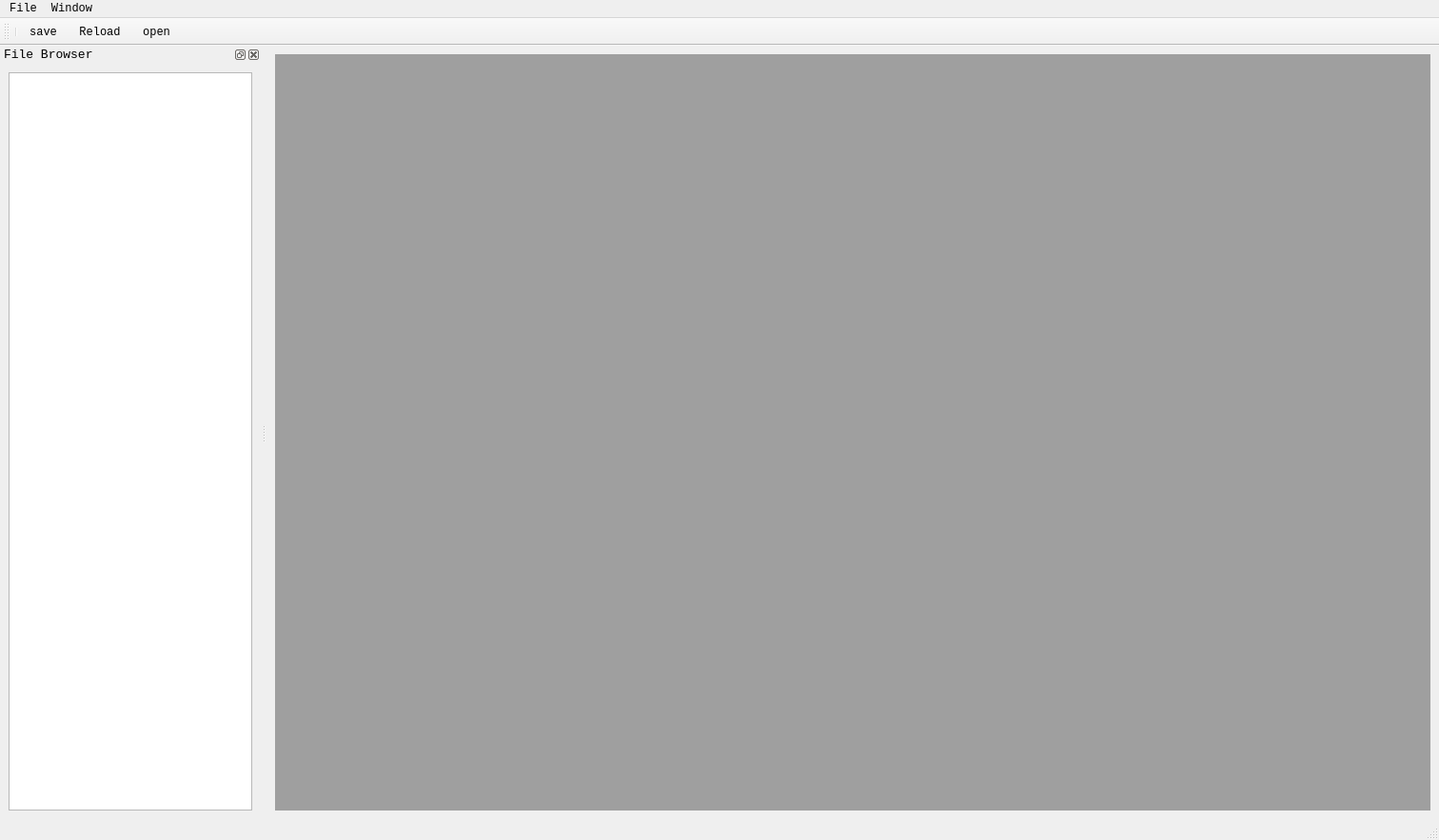
<?xml version="1.0" encoding="UTF-8"?>
<ui version="4.0">
 <class>MainWindow</class>
 <widget class="QMainWindow" name="MainWindow">
  <property name="windowModality">
   <enum>Qt::WindowModal</enum>
  </property>
  <property name="geometry">
   <rect>
    <x>0</x>
    <y>0</y>
    <width>1512</width>
    <height>883</height>
   </rect>
  </property>
  <property name="font">
   <font>
    <family>Monospace</family>
   </font>
  </property>
  <property name="windowTitle">
   <string>Simulate Manager Tool</string>
  </property>
  <property name="windowIcon">
   <iconset resource="icon.qrc">
    <normaloff>:/ico/cbs64.ico</normaloff>:/ico/cbs64.ico</iconset>
  </property>
  <property name="windowOpacity">
   <double>10.000000000000000</double>
  </property>
  <property name="tabShape">
   <enum>QTabWidget::Rounded</enum>
  </property>
  <property name="dockNestingEnabled">
   <bool>true</bool>
  </property>
  <widget class="QWidget" name="centralwidget">
   <layout class="QGridLayout" name="gridLayout_3">
    <item row="0" column="0">
     <widget class="QMdiArea" name="mdiArea">
      <property name="font">
       <font>
        <family>Monospace</family>
        <pointsize>10</pointsize>
       </font>
      </property>
      <property name="contextMenuPolicy">
       <enum>Qt::CustomContextMenu</enum>
      </property>
      <property name="layoutDirection">
       <enum>Qt::LeftToRight</enum>
      </property>
      <property name="autoFillBackground">
       <bool>true</bool>
      </property>
      <property name="frameShape">
       <enum>QFrame::NoFrame</enum>
      </property>
      <property name="frameShadow">
       <enum>QFrame::Plain</enum>
      </property>
      <property name="verticalScrollBarPolicy">
       <enum>Qt::ScrollBarAsNeeded</enum>
      </property>
      <property name="horizontalScrollBarPolicy">
       <enum>Qt::ScrollBarAsNeeded</enum>
      </property>
      <property name="activationOrder">
       <enum>QMdiArea::ActivationHistoryOrder</enum>
      </property>
      <property name="viewMode">
       <enum>QMdiArea::SubWindowView</enum>
      </property>
      <property name="documentMode">
       <bool>true</bool>
      </property>
      <property name="tabsMovable">
       <bool>true</bool>
      </property>
      <property name="tabShape">
       <enum>QTabWidget::Triangular</enum>
      </property>
      <property name="tabPosition">
       <enum>QTabWidget::North</enum>
      </property>
      <widget class="QWidget" name="subwindow">
       <property name="font">
        <font>
         <family>Monospace</family>
         <pointsize>10</pointsize>
        </font>
       </property>
       <property name="windowTitle">
        <string>Subwindow</string>
       </property>
       <property name="styleSheet">
        <string notr="true">border-color: qradialgradient(spread:pad, cx:0.5, cy:0.5, radius:0.5, fx:0.5, fy:0.5, stop:0 rgba(0, 0, 0, 0), stop:0.52 rgba(0, 0, 0, 0), stop:0.565 rgba(82, 121, 76, 33), stop:0.65 rgba(159, 235, 148, 64), stop:0.721925 rgba(255, 238, 150, 129), stop:0.77 rgba(255, 128, 128, 204), stop:0.89 rgba(191, 128, 255, 64), stop:1 rgba(0, 0, 0, 0));</string>
       </property>
       <layout class="QGridLayout" name="gridLayout_4">
        <item row="0" column="0">
         <widget class="QSplitter" name="splitter">
          <property name="font">
           <font>
            <family>Monospace</family>
            <pointsize>10</pointsize>
           </font>
          </property>
          <property name="orientation">
           <enum>Qt::Horizontal</enum>
          </property>
          <widget class="QGroupBox" name="groupBox">
           <property name="sizePolicy">
            <sizepolicy hsizetype="Preferred" vsizetype="Preferred">
             <horstretch>0</horstretch>
             <verstretch>0</verstretch>
            </sizepolicy>
           </property>
           <property name="minimumSize">
            <size>
             <width>700</width>
             <height>0</height>
            </size>
           </property>
           <property name="font">
            <font>
             <family>Monospace</family>
             <pointsize>10</pointsize>
            </font>
           </property>
           <property name="autoFillBackground">
            <bool>true</bool>
           </property>
           <property name="title">
            <string/>
           </property>
           <property name="alignment">
            <set>Qt::AlignCenter</set>
           </property>
           <property name="flat">
            <bool>true</bool>
           </property>
           <property name="checkable">
            <bool>false</bool>
           </property>
           <layout class="QVBoxLayout" name="verticalLayout_3">
            <item>
             <layout class="QHBoxLayout" name="horizontalLayout">
              <item>
               <widget class="QLabel" name="label_2">
                <property name="font">
                 <font>
                  <family>Monospace</family>
                  <pointsize>10</pointsize>
                 </font>
                </property>
                <property name="text">
                 <string>Mode_Select :</string>
                </property>
               </widget>
              </item>
              <item>
               <widget class="QComboBox" name="comboBox">
                <property name="minimumSize">
                 <size>
                  <width>300</width>
                  <height>0</height>
                 </size>
                </property>
                <property name="font">
                 <font>
                  <family>Monospace</family>
                  <pointsize>10</pointsize>
                 </font>
                </property>
               </widget>
              </item>
              <item>
               <widget class="QCheckBox" name="checkBox">
                <property name="font">
                 <font>
                  <family>Monospace</family>
                  <pointsize>10</pointsize>
                 </font>
                </property>
                <property name="text">
                 <string>Search Mode</string>
                </property>
               </widget>
              </item>
              <item>
               <widget class="QPushButton" name="pushButton">
                <property name="font">
                 <font>
                  <family>Monospace</family>
                  <pointsize>10</pointsize>
                 </font>
                </property>
                <property name="text">
                 <string>Apply</string>
                </property>
                <property name="icon">
                 <iconset>
                  <normaloff>ico/process_accept.ico</normaloff>ico/process_accept.ico</iconset>
                </property>
               </widget>
              </item>
             </layout>
            </item>
            <item>
             <widget class="QSplitter" name="splitter_3">
              <property name="orientation">
               <enum>Qt::Vertical</enum>
              </property>
              <widget class="QGroupBox" name="groupBox_6">
               <property name="font">
                <font>
                 <family>Monospace</family>
                 <pointsize>10</pointsize>
                </font>
               </property>
               <property name="title">
                <string>Design Browser</string>
               </property>
               <layout class="QGridLayout" name="gridLayout_7">
                <item row="0" column="2">
                 <widget class="QTreeWidget" name="treeWidget">
                  <property name="font">
                   <font>
                    <family>Monospace</family>
                    <pointsize>10</pointsize>
                   </font>
                  </property>
                  <property name="autoFillBackground">
                   <bool>true</bool>
                  </property>
                  <property name="frameShape">
                   <enum>QFrame::StyledPanel</enum>
                  </property>
                  <property name="frameShadow">
                   <enum>QFrame::Sunken</enum>
                  </property>
                  <property name="selectionMode">
                   <enum>QAbstractItemView::SingleSelection</enum>
                  </property>
                  <column>
                   <property name="text">
                    <string notr="true">1</string>
                   </property>
                  </column>
                 </widget>
                </item>
               </layout>
              </widget>
              <widget class="QGroupBox" name="groupBox_5">
               <property name="font">
                <font>
                 <family>Monospace</family>
                 <pointsize>10</pointsize>
                </font>
               </property>
               <property name="title">
                <string>Define Browser</string>
               </property>
               <layout class="QGridLayout" name="gridLayout_6">
                <item row="0" column="0">
                 <widget class="QTableWidget" name="tableWidget">
                  <property name="font">
                   <font>
                    <family>Monospace</family>
                    <pointsize>10</pointsize>
                   </font>
                  </property>
                 </widget>
                </item>
               </layout>
              </widget>
             </widget>
            </item>
           </layout>
          </widget>
          <widget class="QGroupBox" name="groupBox_2">
           <property name="font">
            <font>
             <family>Monospace</family>
             <pointsize>10</pointsize>
            </font>
           </property>
           <property name="contextMenuPolicy">
            <enum>Qt::ActionsContextMenu</enum>
           </property>
           <property name="acceptDrops">
            <bool>true</bool>
           </property>
           <property name="autoFillBackground">
            <bool>true</bool>
           </property>
           <property name="title">
            <string/>
           </property>
           <property name="alignment">
            <set>Qt::AlignJustify|Qt::AlignVCenter</set>
           </property>
           <property name="flat">
            <bool>false</bool>
           </property>
           <property name="checkable">
            <bool>false</bool>
           </property>
           <property name="checked">
            <bool>false</bool>
           </property>
           <layout class="QGridLayout" name="gridLayout_2">
            <item row="0" column="0">
             <widget class="QSplitter" name="splitter_2">
              <property name="orientation">
               <enum>Qt::Vertical</enum>
              </property>
              <widget class="QGroupBox" name="groupBox_3">
               <property name="font">
                <font>
                 <family>Monospace</family>
                 <pointsize>10</pointsize>
                </font>
               </property>
               <property name="title">
                <string>Preview</string>
               </property>
               <layout class="QGridLayout" name="gridLayout_5">
                <item row="0" column="0">
                 <widget class="QTextEdit" name="textEdit">
                  <property name="font">
                   <font>
                    <family>Monospace</family>
                    <pointsize>10</pointsize>
                   </font>
                  </property>
                 </widget>
                </item>
               </layout>
              </widget>
              <widget class="QGroupBox" name="groupBox_4">
               <property name="font">
                <font>
                 <family>Monospace</family>
                 <pointsize>10</pointsize>
                </font>
               </property>
               <property name="contextMenuPolicy">
                <enum>Qt::DefaultContextMenu</enum>
               </property>
               <property name="layoutDirection">
                <enum>Qt::LeftToRight</enum>
               </property>
               <property name="title">
                <string>Console</string>
               </property>
               <layout class="QHBoxLayout" name="horizontalLayout_2">
                <item>
                 <layout class="QVBoxLayout" name="verticalLayout_2">
                  <item>
                   <widget class="QPushButton" name="pushButton_3">
                    <property name="font">
                     <font>
                      <family>Monospace</family>
                      <pointsize>10</pointsize>
                     </font>
                    </property>
                    <property name="text">
                     <string>Save</string>
                    </property>
                    <property name="icon">
                     <iconset resource="icon.qrc">
                      <normaloff>:/ico/note_accept.ico</normaloff>:/ico/note_accept.ico</iconset>
                    </property>
                   </widget>
                  </item>
                  <item>
                   <widget class="QPushButton" name="pushButton_6">
                    <property name="font">
                     <font>
                      <family>Monospace</family>
                      <pointsize>10</pointsize>
                     </font>
                    </property>
                    <property name="text">
                     <string>Open</string>
                    </property>
                    <property name="icon">
                     <iconset resource="icon.qrc">
                      <normaloff>:/ico/search_page.ico</normaloff>:/ico/search_page.ico</iconset>
                    </property>
                   </widget>
                  </item>
                  <item>
                   <widget class="QPushButton" name="pushButton_4">
                    <property name="font">
                     <font>
                      <family>Monospace</family>
                      <pointsize>10</pointsize>
                     </font>
                    </property>
                    <property name="text">
                     <string>Cancel</string>
                    </property>
                   </widget>
                  </item>
                  <item>
                   <widget class="QPushButton" name="pushButton_5">
                    <property name="font">
                     <font>
                      <family>Monospace</family>
                      <pointsize>10</pointsize>
                     </font>
                    </property>
                    <property name="text">
                     <string>Compare</string>
                    </property>
                    <property name="icon">
                     <iconset resource="icon.qrc">
                      <normaloff>:/ico/coda.png</normaloff>:/ico/coda.png</iconset>
                    </property>
                   </widget>
                  </item>
                  <item>
                   <widget class="QLabel" name="label">
                    <property name="frameShape">
                     <enum>QFrame::Panel</enum>
                    </property>
                    <property name="frameShadow">
                     <enum>QFrame::Raised</enum>
                    </property>
                    <property name="text">
                     <string/>
                    </property>
                    <property name="pixmap">
                     <pixmap resource="icon.qrc">:/ico/cbs48.ico</pixmap>
                    </property>
                   </widget>
                  </item>
                 </layout>
                </item>
                <item>
                 <widget class="QTextBrowser" name="textBrowser">
                  <property name="font">
                   <font>
                    <family>Monospace</family>
                    <pointsize>10</pointsize>
                   </font>
                  </property>
                 </widget>
                </item>
               </layout>
              </widget>
             </widget>
            </item>
           </layout>
          </widget>
         </widget>
        </item>
       </layout>
      </widget>
      <widget class="QWidget" name="subwindow_2">
       <property name="windowTitle">
        <string>Subwindow</string>
       </property>
       <property name="whatsThis">
        <string>&lt;html&gt;&lt;head/&gt;&lt;body&gt;&lt;p&gt;&lt;span style=&quot; font-weight:600;&quot;&gt;Increment Compile&lt;/span&gt;&lt;/p&gt;&lt;/body&gt;&lt;/html&gt;</string>
       </property>
       <layout class="QGridLayout" name="gridLayout">
        <item row="0" column="0">
         <widget class="QListView" name="listView"/>
        </item>
       </layout>
      </widget>
      <widget class="QWidget" name="subwindow_3">
       <property name="windowTitle">
        <string>Subwindow</string>
       </property>
       <layout class="QGridLayout" name="gridLayout_8">
        <item row="0" column="0">
         <layout class="QHBoxLayout" name="horizontalLayout_3">
          <item>
           <widget class="QListView" name="listView_2"/>
          </item>
          <item>
           <widget class="QCalendarWidget" name="calendarWidget"/>
          </item>
         </layout>
        </item>
       </layout>
      </widget>
     </widget>
    </item>
   </layout>
  </widget>
  <widget class="QMenuBar" name="menubar">
   <property name="geometry">
    <rect>
     <x>0</x>
     <y>0</y>
     <width>1512</width>
     <height>23</height>
    </rect>
   </property>
   <widget class="QMenu" name="menuFile">
    <property name="font">
     <font>
      <family>Monospace</family>
      <pointsize>10</pointsize>
     </font>
    </property>
    <property name="title">
     <string>File</string>
    </property>
    <addaction name="actionExit"/>
   </widget>
   <widget class="QMenu" name="menuWindow">
    <property name="title">
     <string>Window</string>
    </property>
    <addaction name="actionFile_Bowser"/>
    <addaction name="actionConfiguration"/>
   </widget>
   <addaction name="menuFile"/>
   <addaction name="menuWindow"/>
  </widget>
  <widget class="QStatusBar" name="statusbar">
   <property name="font">
    <font>
     <family>Monospace</family>
     <pointsize>10</pointsize>
    </font>
   </property>
  </widget>
  <widget class="QDockWidget" name="dockWidget">
   <property name="sizePolicy">
    <sizepolicy hsizetype="Preferred" vsizetype="Preferred">
     <horstretch>0</horstretch>
     <verstretch>0</verstretch>
    </sizepolicy>
   </property>
   <property name="minimumSize">
    <size>
     <width>88</width>
     <height>111</height>
    </size>
   </property>
   <property name="font">
    <font>
     <family>Monospace</family>
     <pointsize>10</pointsize>
    </font>
   </property>
   <property name="toolTip">
    <string>File Browser</string>
   </property>
   <property name="windowTitle">
    <string>File Browser</string>
   </property>
   <attribute name="dockWidgetArea">
    <number>1</number>
   </attribute>
   <widget class="QWidget" name="dockWidgetContents">
    <layout class="QVBoxLayout" name="verticalLayout">
     <item>
      <widget class="QTreeView" name="treeView">
       <property name="wordWrap">
        <bool>true</bool>
       </property>
      </widget>
     </item>
    </layout>
   </widget>
  </widget>
  <widget class="QToolBar" name="toolBar">
   <property name="windowTitle">
    <string>toolBar</string>
   </property>
   <attribute name="toolBarArea">
    <enum>TopToolBarArea</enum>
   </attribute>
   <attribute name="toolBarBreak">
    <bool>false</bool>
   </attribute>
   <addaction name="separator"/>
   <addaction name="actionsave"/>
   <addaction name="actionreload"/>
   <addaction name="actionopen"/>
  </widget>
  <action name="actionsave">
   <property name="icon">
    <iconset resource="icon.qrc">
     <normaloff>:/ico/note_accept.ico</normaloff>:/ico/note_accept.ico</iconset>
   </property>
   <property name="text">
    <string>save</string>
   </property>
   <property name="toolTip">
    <string>save config file</string>
   </property>
  </action>
  <action name="actionreload">
   <property name="icon">
    <iconset resource="icon.qrc">
     <normaloff>:/ico/refresh.ico</normaloff>:/ico/refresh.ico</iconset>
   </property>
   <property name="text">
    <string>Reload</string>
   </property>
   <property name="toolTip">
    <string>重新加载配置文件</string>
   </property>
  </action>
  <action name="actionopen">
   <property name="icon">
    <iconset resource="icon.qrc">
     <normaloff>:/ico/search_page.ico</normaloff>:/ico/search_page.ico</iconset>
   </property>
   <property name="text">
    <string>open</string>
   </property>
  </action>
  <action name="actionExit">
   <property name="text">
    <string>Exit</string>
   </property>
  </action>
  <action name="actionFile_Bowser">
   <property name="text">
    <string>File Bowser</string>
   </property>
  </action>
  <action name="actionConfiguration">
   <property name="text">
    <string>Basic Configuration</string>
   </property>
  </action>
 </widget>
 <resources>
  <include location="icon.qrc"/>
 </resources>
 <connections/>
</ui>
